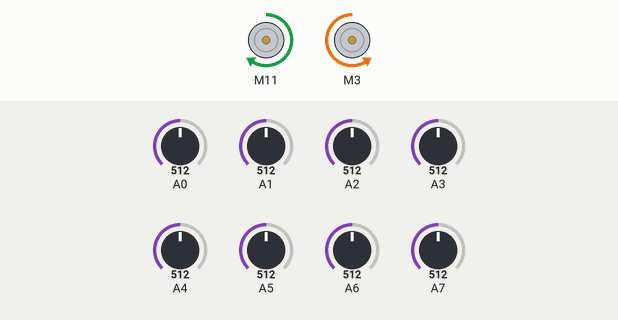
The sketch below on a simulated Arduino Uno, built with avr-gcc and run on an emulated ATmega328P. Shown: 2 × DC motor (green arrow = forward, orange = backward, longer = faster). Inputs (shaded band) come from the test bench; at power-on: A3 = 512, A0 = 512, A1 = 512, A4 = 512, A5 = 512, A2 = 512, A6 = 512, A7 = 512. What the sketch prints to the serial monitor is not drawn.

Above: at 3.7 s.
3.8 s: A3 set to 526
At 4.2 s:
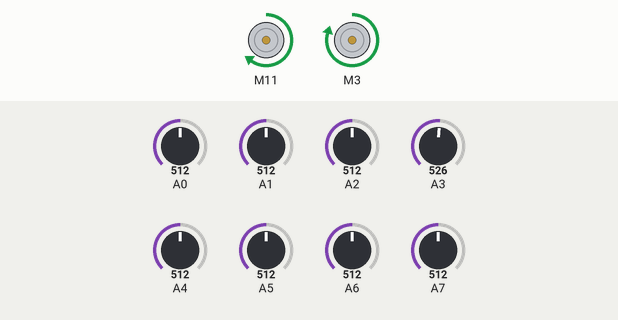
5.3 s: A0 set to 523
At 6.5 s:
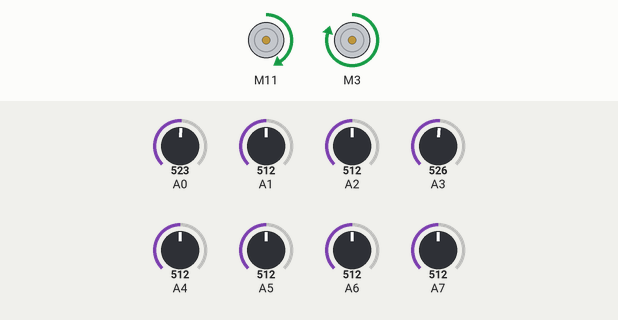
6.8 s: A1 set to 526
At 7.7 s:
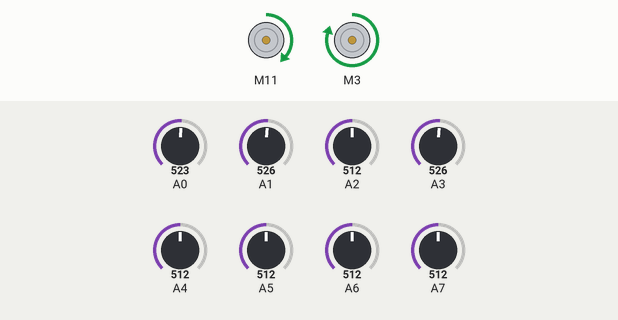
8.3 s: A4 set to 716
At 8.8 s:
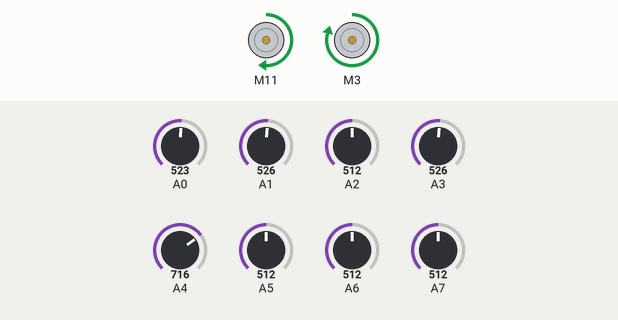
9.8 s: A5 set to 716
At 11.0 s:
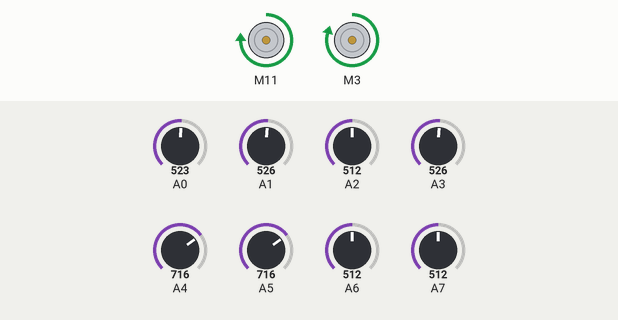
11.3 s: A2 set to 716
At 12.3 s:
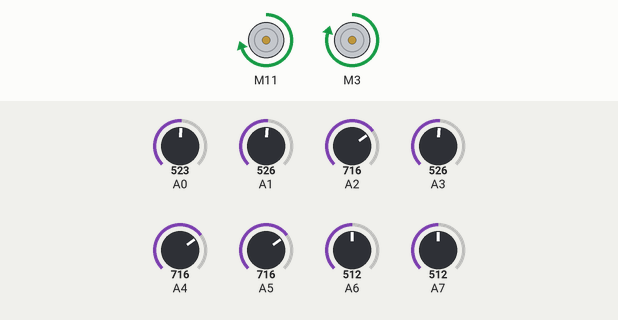
Timing chart, 0 to 13.8 s (numbered marks = the images above; inputs shaded):
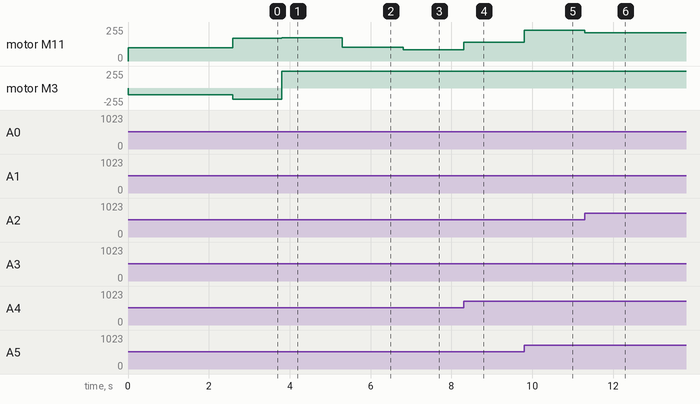

Measured:
- the behaviour switches between 512 and 513 on A3 (found by bisection; images 0 and 1)
- the behaviour switches between 512 and 513 on A0 (found by bisection; images 1 and 2)
- after the input at 3.8 s, motor M11: forward 170/255 → forward 176/255 at once; motor M3: backward 170/255 → forward 250/255 at once
- after the input at 5.3 s, motor M11: forward 176/255 → forward 102/255 at once
- after the input at 6.8 s, motor M11: forward 102/255 → forward 84/255 at once
- after the input at 8.3 s, motor M11: forward 84/255 → forward 139/255 at once
- after the input at 9.8 s, motor M11: forward 139/255 → forward 232/255 at once
- after the input at 11.3 s, motor M11: forward 232/255 → forward 213/255 at once

The sketch:

LIne_follower_code.ino
```cpp
#include "CytronMotorDriver.h"
CytronMD motor1(PWM_PWM, 11,10);
CytronMD motor2(PWM_PWM, 3, 9);

int s[8];
int threshold = 512;  // Default threshold
int min_threshold = 0, max_threshold = 1023;
float current_error, prev_current_error;
float average;
char turn;
int bal = 0;
const int max_pwm = 250;
int sensor_position = 0;

int min_readings[8];
int max_readings[8];
int sensor_readings[8];

// PID constants

float kp = 18.55;    // Proportional gain
float ki = 0.0001;    // Integral gain
float kd = 5.7;  // Derivative

void setup() {
  Serial.begin(9600);
  calibrate_sensors();  // Call calibration function during setup
}

void loop() {
  PID_LINE_FOLLOW();  // Line follow using PID
}

void calibrate_sensors() {
  // Initialize min and max values for the sensors
  for (int k = 0; k < 8; k++) {
    min_readings[k] = analogRead(A0 + k);
    max_readings[k] = analogRead(A0 + k);
  }

  // Move the robot to calibrate sensor readings
  motor1.setSpeed(100);
  motor2.setSpeed(-100);
  delay(1000);  // Allow some time for calibration

  // Read sensor values multiple times to find min and max
  for (int i = 0; i < 100; i++) {
    for (byte j = 0; j < 8; j++) {
      sensor_readings[j] = analogRead(A0 + j);
      if (sensor_readings[j] < min_readings[j]) min_readings[j] = sensor_readings[j];
      if (sensor_readings[j] > max_readings[j]) max_readings[j] = sensor_readings[j];
    }
    delay(10); // Short delay between readings
  }

  // Calculate the threshold as the average of min and max values
  int sum_min = 0, sum_max = 0;
  for (int i = 0; i < 8; i++) {
    sum_min += min_readings[i];
    sum_max += max_readings[i];
  }
  min_threshold = sum_min / 8;
  max_threshold = sum_max / 8;
  threshold = (min_threshold + max_threshold) / 2;

  Serial.print("Calibration completed. Threshold set to: ");
  Serial.println(threshold);
  delay(500);
}

void sensor_reading() {
  sensor_position = 0;
  int active_sensors = 0;

  for (byte i = 0; i < 8; i++) {
    s[i] = analogRead(A0 + i);  // Read analog value from A0 to A7
    if (s[i] > threshold) s[i] = 1;
    else s[i] = 0;
    if (s[i] == 1) active_sensors++;
  }

  sensor_position = (s[0] * 1 + s[1] * 2 + s[2] * 4 + s[3] * 8 + s[4] * 16 + s[5] * 32 + s[6] * 64 + s[7] * 128);
  if (active_sensors > 0) {
    average = sensor_position / active_sensors;  // Average value
  }
}

void PID_LINE_FOLLOW() {
  int P, I, D, PID;
  int left_motor, right_motor;
  int turn_speed = 170;  // Turn speed, adjust as needed

  float setpoint = 12;     // Target value for the sensor

  // Read sensors and compute the average position
  sensor_reading();


  // Calculate PID components
  current_error = setpoint - average;
  P = current_error * kp;
  I += current_error;  // Accumulate the integral term
  D = kd * (current_error - prev_current_error);

  // Compute PID value and prevent integral windup
  PID = P + (ki * I) + D;
  I = constrain(I, -255, 255); // Prevent integral windup
  prev_current_error = current_error;

  left_motor = max_pwm +PID;
  right_motor = max_pwm - PID;

  // Ensure motor speed is within valid range
  left_motor = constrain(left_motor, -max_pwm, max_pwm);
  right_motor = constrain(right_motor, -max_pwm, max_pwm);

  // Set motor speeds using CytronMD
  motor2.setSpeed(left_motor+bal);  // Left motor
  motor1.setSpeed(right_motor);  // Right motor

  // Handle turns when sensors lose line
  if ((s[0] + s[1] + s[2] + s[3] + s[4] + s[5] + s[6] + s[7]) == 0) {
    if (turn != 's') {
      motor1.setSpeed(0);
      motor2.setSpeed(0);
      if (turn == 'r') {
        motor1.setSpeed(-turn_speed-bal);
        motor2.setSpeed(turn_speed);
      } else {
        motor1.setSpeed(turn_speed+bal);
        motor2.setSpeed(-turn_speed);
      }
      while (s[3] == 0 && s[4] == 0) sensor_reading();
      turn = 's';
    }
  }

  if (s[0] == 0 && s[7] == 1) turn = 'l';
  if (s[7] == 0 && s[0] == 1) turn = 'r';

  else if ((s[0] + s[1] + s[2] + s[3] + s[4] + s[5] + s[6] + s[7]) == 8) {
    sensor_reading();
    if ((s[0] + s[1] + s[2] + s[3] + s[4] + s[5] + s[6] + s[7]) == 8) {
      motor1.setSpeed(0);
      motor2.setSpeed(0);
      while ((s[0] + s[1] + s[2] + s[3] + s[4] + s[5] + s[6] + s[7]) == 8) sensor_reading();
    } else if ((s[0] + s[1] + s[2] + s[3] + s[4] + s[5] + s[6] + s[7]) == 0) turn = 'r';
  }

}
void show_analog_value() {
  for (short int i = 7; i >= 0; i--) {
    Serial.print(String(analogRead(A0 + i)) + " ");
  }
  delay(100);
}
```
